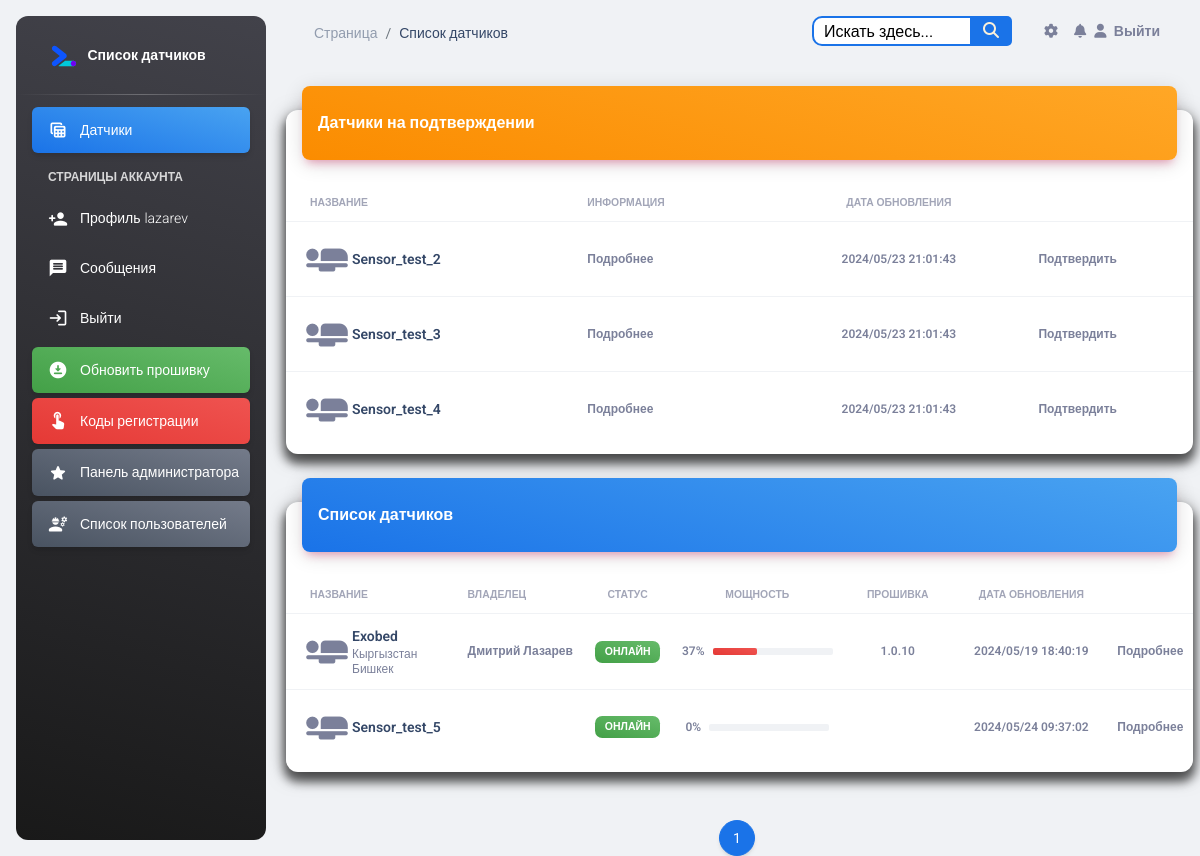
The app's page / (signed in), older data.
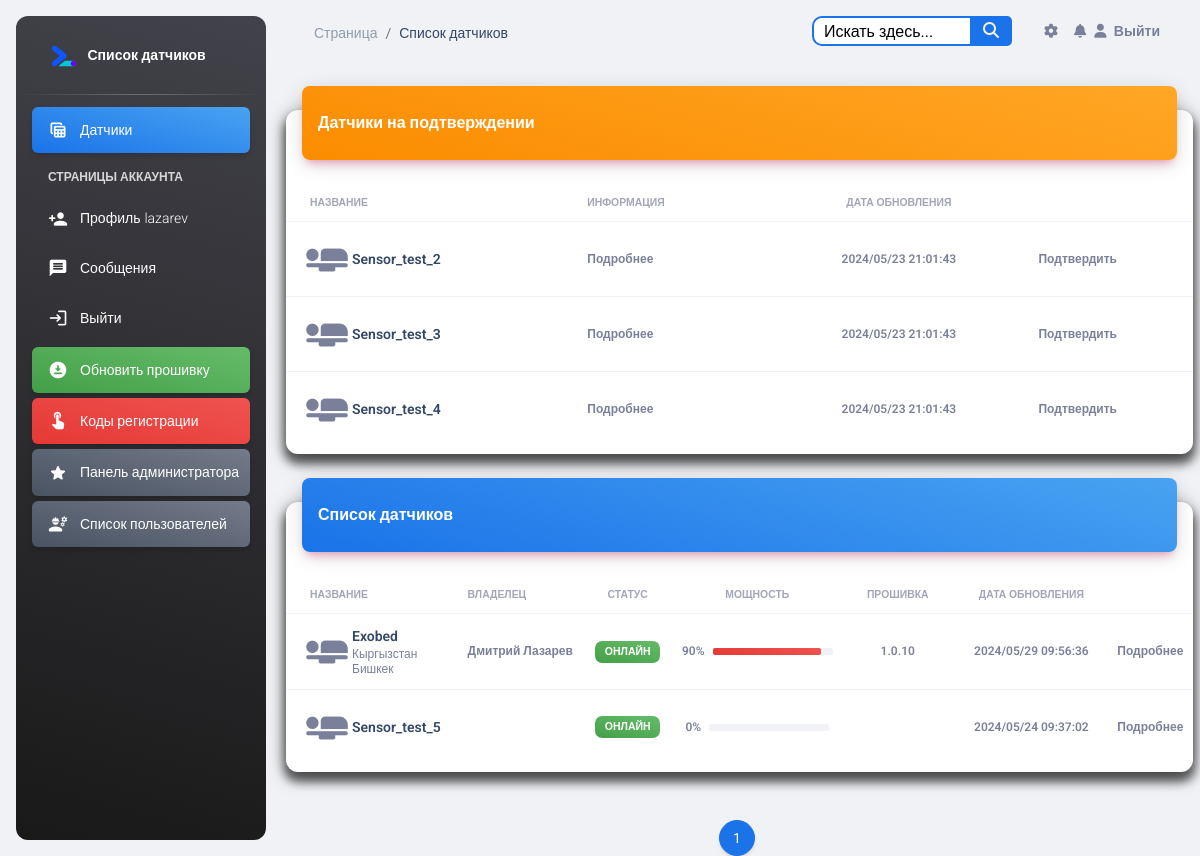
The same page, newer data.
### esp_sensor/models.py (models this page shows, shortened)
class Sensor(models.Model):
    id = models.AutoField(primary_key=True)
    name = models.CharField('Имя датчика', max_length=100, unique=True)
    slug = models.SlugField(max_length=255, unique=True, db_index=True, verbose_name="URL")
    description = models.TextField('Описание', blank=True)
    owner = models.CharField("Владелец", max_length=100, blank=True)
    date_added = models.DateTimeField('Дата добавления', auto_now=True)
    country = models.ManyToManyField(Country, blank=True, verbose_name='Страна')
    city = models.ManyToManyField(City, blank=True, verbose_name='Город')
    inclusions = models.IntegerField("Количество включений", default=0)
    power = models.IntegerField(default=0, blank=True, verbose_name='Мощность %',
                                validators=[MinValueValidator(0), MaxValueValidator(100)])
    watt = models.IntegerField("Потребление мощности Ватт", default=0)
    volt = models.IntegerField("Электрическое напряжение Вольт", default=0)
    work = models.BooleanField('Онлайн', default=True)
    blocked = models.BooleanField('Заблокирован', default=False)
    start = models.BooleanField('Старт', default=False)
    temperature = models.FloatField('Температура', default=0)
    fan_speed = models.IntegerField('Скорость кулера', default=0)
    ip_address = models.CharField('IP Адрес', max_length=15, blank=True)
    mac_address = models.CharField('MAC Адрес', max_length=20, blank=True)
    confirmed = models.BooleanField('Подтвержден администратором', default=False)
    version = models.CharField('Версия прошивки', max_length=15, blank=True)
    processing_time = models.FloatField('Время обработки (мс)', null=True, blank=True)
    def is_blocked(self):
        return self.blocked
    class Meta:
        verbose_name = 'Датчик'
        verbose_name_plural = 'Датчики'

### esp_sensor/views.py (the view)
# urls.py: path('', SensorListView.as_view(), name='sensor_list'),
class SensorListView(LoginRequiredMixin, ListView):
    model = Sensor
    template_name = 'sensor/sensor_list.html'
    context_object_name = 'sensors'
    paginate_by = 8
    def get_queryset(self):
        queryset = super().get_queryset()
        queryset = queryset.order_by('name', 'owner', '-blocked', '-date_added')
        queryset = queryset.prefetch_related('sensorlog_set')
        return queryset
    def get_context_data(self, **kwargs):
        context = super().get_context_data(**kwargs)
        queryset = self.get_queryset()
        sensors = context['sensors']
        confirmed_sensors = [sensor for sensor in queryset if sensor.confirmed]
        for sensor in confirmed_sensors:
            latest_log = sensor.sensorlog_set.last()
            if latest_log:
                sensor.last_updated = latest_log.timestamp
            else:
                sensor.last_updated = sensor.date_added
        unconfirmed_sensors = [sensor for sensor in queryset if not sensor.confirmed]
        for sensor in unconfirmed_sensors:
            latest_log = sensor.sensorlog_set.last()
            if latest_log:
                sensor.last_updated = latest_log.timestamp
            else:
                sensor.last_updated = sensor.date_added
        context['confirmed_sensors'] = confirmed_sensors
        context['unconfirmed_sensors'] = unconfirmed_sensors
        return context

### account/models.py (called while the page is built)
    def save(self, *args, **kwargs):
        self.slug = "{}".format(self.user.username)
        super().save(*args, **kwargs)

### templates/sensor/sensor_list.html (shortened to what the changed rows need)
{% load static %}
{% include 'base.html' %}
<body class="g-sidenav-show  bg-gray-200">
<main class="main-content position-relative max-height-vh-100 h-100 border-radius-lg ">
    <div class="container-fluid py-4">
        {% if user.is_superuser %}
            {% if unconfirmed_sensors %}
                <div class="row">
                    <div class="col-12">
                        <div class="card my-4">
                            <div class="card-body px-0 pb-2">
                                <div class="table-responsive p-0">
                                    <table class="table align-items-center mb-0">
                                        <thead>
                                        <tr>
                                            <th class="text-uppercase text-secondary text-xxs font-weight-bolder opacity-7">
                                                Название
                                            </th>
                                            <th class="text-uppercase text-secondary text-xxs font-weight-bolder opacity-7 ps-2">
                                                Информация
                                            </th>
                                            <th class="text-center text-uppercase text-secondary text-xxs font-weight-bolder opacity-7">
                                                Дата обновления
                                            </th>
                                            <th class="text-secondary opacity-7"></th>
                                        </tr>
                                        </thead>
                                    </table>
                                </div>
                            </div>
                        </div>
                    </div>
                </div>
            {% endif %}
        {% endif %}
        {% if confirmed_sensors %}
            <div class="row">
                <div class="col-12">
                    <div class="card my-4">
                        <div class="card-body px-0 pb-2">
                            <div class="table-responsive p-0">
                                <table class="table align-items-center mb-0">
                                    <thead>
                                    <tr>
                                        <th class="text-uppercase text-secondary text-xxs font-weight-bolder opacity-7">
                                            Название
                                        </th>
                                        <th class="text-uppercase text-secondary text-xxs font-weight-bolder opacity-7 ps-2">
                                            Владелец
                                        </th>
                                        <th class="text-center text-uppercase text-secondary text-xxs font-weight-bolder opacity-7">
                                            Статус
                                        </th>
                                        <th class="text-center text-uppercase text-secondary text-xxs font-weight-bolder opacity-7">
                                            Мощность
                                        </th>
                                        <th class="text-center text-uppercase text-secondary text-xxs font-weight-bolder opacity-7">
                                            Прошивка
                                        </th>
                                        <th class="text-center text-uppercase text-secondary text-xxs font-weight-bolder opacity-7">
                                            Дата обновления
                                        </th>
                                        <th class="text-secondary opacity-7"></th>
                                    </tr>
                                    </thead>
                                    <tbody>
                                    {% for sensor in confirmed_sensors %}
                                        <tr>
                                            <td>
                                                <div class="d-flex px-2 py-1">
                                                    <div>
                                                        <i class="material-icons"
                                                           style="font-size: 50px;">airline_seat_flat</i>
                                                    </div>
                                                    <div class="d-flex flex-column justify-content-center">
                                                        <a href="{% url 'sensor_detail' sensor.pk %}"
                                                           class="text-secondary font-weight-bold text-xs"
                                                           data-toggle="tooltip" data-original-title="Edit user">
                                                            <h6 class="mb-0 text-sm">{{ sensor.name }}</h6>
                                                        </a>
                                                        {% for country in sensor.country.all %}
                                                            <p class="text-xs text-secondary mb-0">{{ country.name }}</p>
                                                        {% endfor %}
                                                        {% for city in sensor.city.all %}
                                                            <p class="text-xs text-secondary mb-0">{{ city.name }}</p>
                                                        {% endfor %}
                                                    </div>
                                                </div>
                                            </td>
                                            <td>
                                                <p class="text-xs font-weight-bold mb-0">{{ sensor.owner }}</p>
                                            </td>
                                            <td class="align-middle text-center text-sm">
                                                {% if sensor.is_blocked %}
                                                    <span class="badge badge-sm bg-gradient-danger">Заблокирован</span>
                                                {% else %}
                                                    {% if sensor.work %}
                                                        <span class="badge badge-sm bg-gradient-success">Онлайн</span>
                                                    {% else %}
                                                        <span class="badge badge-sm bg-gradient-secondary">Оффлайн</span>
                                                    {% endif %}
                                                {% endif %}
                                            </td>
                                            <td class="align-middle text-center">
                                                <div class="d-flex align-items-center justify-content-center">
                                                    <span class="me-2 text-xs font-weight-bold">{{ sensor.power }}%</span>
                                                    <div>
                                                        <div class="progress">
                                                            <div class="progress-bar bg-gradient-danger"
                                                                 role="progressbar" aria-valuenow="{{ sensor.power }}"
                                                                 aria-valuemin="0"
                                                                 aria-valuemax="100"
                                                                 style="width: {{ sensor.power }}%;"></div>
                                                        </div>
                                                    </div>
                                                </div>
                                            </td>
                                            <td class="align-middle text-center">
                                                <span class="text-secondary text-xs font-weight-bold">{{ sensor.version }}</span>
                                            </td>
                                            <td class="align-middle text-center">
                                                <span class="text-secondary text-xs font-weight-bold">{{ sensor.last_updated | date:"Y/m/d H:i:s" }}</span>
                                            </td>
                                            {% if user.is_authenticated %}
                                                <td class="align-middle">
                                                    <a href="{% url 'sensor_detail' sensor.pk %}"
                                                       class="text-secondary font-weight-bold text-xs"
                                                       data-toggle="tooltip" data-original-title="Edit user">
                                                        Подробнее
                                                    </a>
                                                </td>
                                            {% else %}
                                                <td class="align-middle">
                                                    <span style="text-decoration: line-through;">Подробнее</span>
                                                </td>
                                            {% endif %}
                                        </tr>
                                    {% endfor %}
                                    </tbody>
                                </table>
                            </div>
                        </div>
                    </div>
                </div>
            </div>
        {% endif %}
    </div>
</main>
</body>

Row changes from the older to the newer data that the page shows:
changed Sensor "Exobed": power "37" → "90"; last_updated "2024/05/19 18:40:19" → "2024/05/29 09:56:36"
